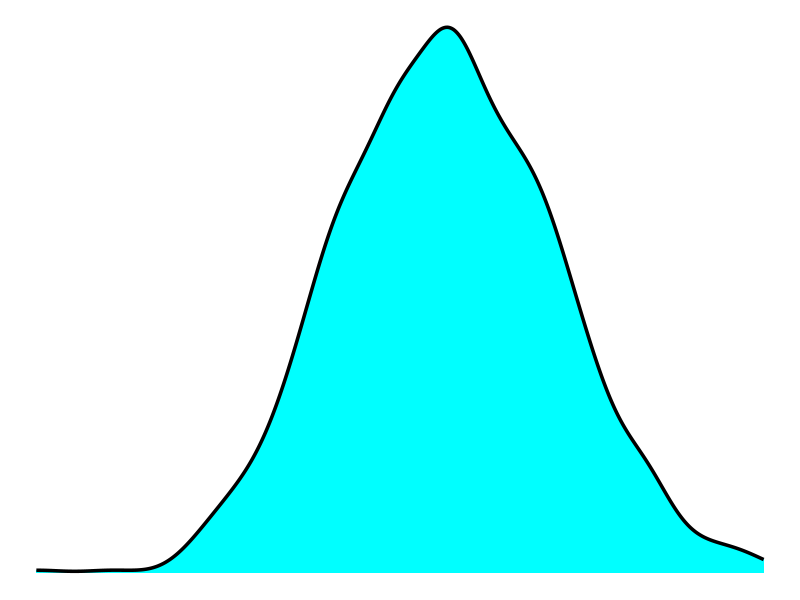

Generate this figure with R:
## ---- chunk 1
knitr::opts_chunk$set(echo = TRUE)
## ---- chunk 2
library(ggplot2)

tDat <- data.frame(myDat = rnorm(1000))


ggplot(data=tDat, aes(x=myDat)) + geom_density(size=1.2,fill="cyan") + theme_void()
